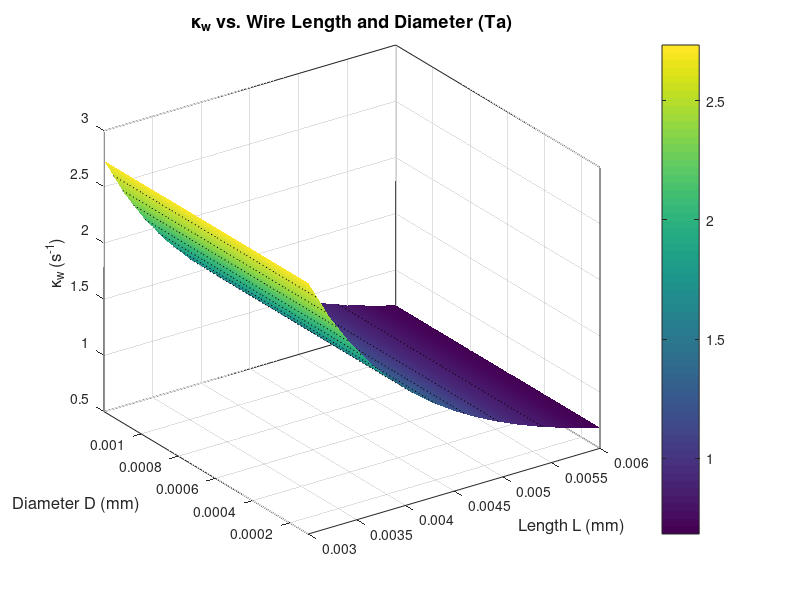
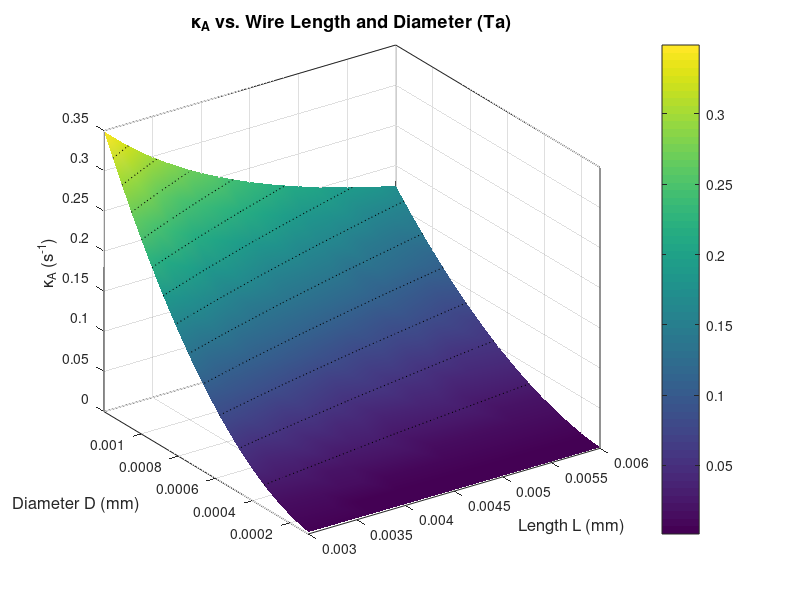

Source code (MATLAB) for these figures, in order: (Note: this script raises an error after producing the figures.)
%% 9/9 - FIG 3 DERIVE (eq 8 visualization as fct of radius and length of wire; add radiative loss later) 
%9/11 - really just replication of doc's calculations, adjustable wire
%dimensions

molarheatcap_Ta = 25.36; %J/mol K 
atomicmass_Ta = 180.947; %g/mol
length_wire = 0.005; %m, original 0.005 
diameter_wire = 0.0006; %m, original 0.0006
area_wire = pi() * (diameter_wire/2)^2; %2.8 * 10^-7 m^2 

conduct_Ta = 57.5; %W/ m*K
conduct_wire = conduct_Ta * (area_wire/length_wire); %W/K, ~3.3 x 10^-3

density_Ta = 16.678; %g/cm^3
mass_wire = density_Ta * length_wire * area_wire * 10^6;
heatcap_wire = (mass_wire / atomicmass_Ta) * molarheatcap_Ta; 


kapp_w = conduct_wire/heatcap_wire;

%% 9/18 - 3D PLOT OF KAPP_W 

length_wireSPAN = linspace(3/1000, 6/1000, 15);    % wire length [m]
diameter_wireSPAN = linspace(0.1/1000,1.2/1000, 15); % wire diameter [m]
%diameter_wireSPAN = 0.0006;
[length_wireSPAN, diameter_wireSPAN] = meshgrid(length_wireSPAN, diameter_wireSPAN);
area_wireSPAN = pi*(diameter_wireSPAN/2).^2;                 % m^2 cross-sectional area

conduct_wireSPAN = conduct_Ta .* (area_wireSPAN ./ length_wireSPAN);                   % W/K
mass_wireSPAN  = density_Ta .* (length_wireSPAN .* area_wireSPAN) .* 1e6;            % g  (m^3 -> cm^3)
heatcap_wireSPAN = (mass_wireSPAN ./ atomicmass_Ta) .* molarheatcap_Ta; % J/K

% Inverse time constant
kapp_wSPAN = conduct_wireSPAN ./ heatcap_wireSPAN;                  % 1/s

% --- Plot ---
figure('Color','w');
surf(length_wireSPAN, diameter_wireSPAN, kapp_wSPAN);
shading interp; box on; grid on; hold on;
contour3(length_wireSPAN, diameter_wireSPAN, kapp_wSPAN, 12, 'k:', 'LineWidth', 0.8); % iso-kappa lines

xlabel('Length L (mm)', 'FontSize', 12);
ylabel('Diameter D (mm)', 'FontSize', 12);
zlabel('\kappa_w (s^{-1})', 'FontSize', 12);
title('\kappa_w vs. Wire Length and Diameter (Ta)', 'FontSize', 13);
colorbar; view(-35, 28);

% Optional: show Z on log scale if the L-range is wide
% set(gca,'ZScale','log');

% --- (Optional) sanity check: diameter-independence ---
% For any fixed L, kappa_w should be (numerically) constant vs D.
% rel_range = max(kappa_w) - min(kappa_w) along D, normalized by mean
% rr = max(range(kappa_w,1) ./ mean(kappa_w,1));
% fprintf('Max relative variation along D at fixed L: %.2e\n', rr);


%% 9/18 - KAPP_A

ni_radius = 0.005; %m
ni_thick = 0.0002; %m 
ni_density = 8.9 * 10^3; %kg / m^3
mass_crystal = pi() * ni_radius^2 * ni_thick * ni_density; %1.398 * 10^-4 kg
C_ni = 26.07; %J/mol K
atomicmass_Ni = 58.69; %g/mol
heatcap_crystal = C_ni * (mass_crystal*1000)/atomicmass_Ni; %0.0621 J/K

kapp_a = conduct_wire/heatcap_crystal; %0.052 s^-1

%% 9/18 3D PLOT OF KAPP_A
% Inverse time constant
kapp_ASPAN = conduct_wireSPAN ./ heatcap_crystal;                  % 1/s

% --- Plot ---
figure('Color','w');
surf(length_wireSPAN, diameter_wireSPAN, kapp_ASPAN);
shading interp; box on; grid on; hold on;
contour3(length_wireSPAN, diameter_wireSPAN, kapp_ASPAN, 12, 'k:', 'LineWidth', 0.8); % iso-kappa lines

xlabel('Length L (mm)', 'FontSize', 12);
ylabel('Diameter D (mm)', 'FontSize', 12);
zlabel('\kappa_A (s^{-1})', 'FontSize', 12);
title('\kappa_A vs. Wire Length and Diameter (Ta)', 'FontSize', 13);
colorbar; view(-35, 28);



%% SEPT04 RE-DERIVATION OF SECT 3, GIVES FIG 3 

R_gas = 8.314; % J/mol K
T_b = 80; %cooling block temp, K 
%kap_a = 0.049; % k / m_a * c_a, slow inverse time constant, s^-1 
kap_a = kapp_a; % SLOW INVERSE TIME CONSTANT CALCULATED FROM WIRE DIMENSIONS
kap_w = kapp_w; %kappa_w derived from dimensions as opposed to fit
%kap_w = 0.81; % k / m_w * c_w, fast inverse time constant, s^-1 GIVEN 




% GEOMETRY MOD, DISPLACING RHO = 1900 INDEPENDENT OF WIRE DIAMETER
rho_elec_Ta  = 2.2e-7;           % ohm * m (for Ta @ 300K) 1.38 
R     = rho_elec_Ta * length_wire / area_wire;  % ohm 
I_max = 40;                 
rho   = (I_max^2 * R) / heatcap_wire;    % K/s when input=1



%rho = 1900; % GIVEN 'effective wire resistivity for rapid heating, i_max^2 * R / m_w * c_w
fprintf('kappa_w / rho = %4e \n', kap_w/rho);

% time and input
t_on   = 2.0;            % s   heating pulse length
t_end  = 8.0;            % s   simulation horizon
I = @(t) (t < t_on);     % **scaled** current: 1 while on, 0 after


% ODE:  y(1)=T_w (wire), y(2)=T_a (adsorbent/crystal)
odefun = @(t,y) [ ...
    rho*I(t) - kap_w*(y(1) - y(2)) - kap_w*(y(1) - T_b) ;  % dT_w/dt
    kap_a*(y(1) - y(2))                                    % dT_a/dt
];

figure(2);
hold on;

y0 = [200; 200];                 % K  initial wire & crystal temps
opts = odeset('RelTol',1e-9,'AbsTol',1e-9);
[t,y] = ode45(odefun,[0 t_end],y0,opts);
T_w = y(:,1);
T_a = y(:,2);
tI  = linspace(0, t_end, 800);
ItI = arrayfun(I, tI); 
tiledlayout(3,1);  % 1) current, 2) T_wire, 3) T_crystal

% 1) current vs time
nexttile;
stairs(tI, ItI, 'LineWidth', 1.8);
ylim([-0.05 1.05]);
xlabel('time (s)'); ylabel('I(t) (scaled)');
title('Current command'); grid on;

nexttile;
plot(t,T_w,'LineWidth',1.8);
xlabel('time (s)'); ylabel('T_{wire} (K)');
title('T_{wire}(t)'); grid on;

nexttile;
plot(t,T_a,'LineWidth',1.8);
xlabel('time (s)'); ylabel('T_{Ni} (K)');
title('T_{Ni}(t)'); grid on;
hold off;

% (Optional) overlay the input to sanity-check the timing:
% figure; plot(t, arrayfun(I,t)); ylim([-0.1 1.1]); title('Scaled current I(t)');

t_NOLOSS = t;

% ^ CURRENT IS SCALED AS (CURRENT_ACTUAL/CURRENT_MAX)^2

%% 9/16 - OVERLAYING CRYSTAL TEMP VS TIME AND DIAMETER AND ALL 

figure(4);
hold on;
plot(t, T_a, 'LineWidth', 2, ...
     'DisplayName', sprintf('Length = %.2e, Diameter = %.2e', length_wire, diameter_wire));
xlabel('time (s)');
ylabel('T_{Ni} (K)');
title('T_{Ni}(t)');
grid on;
legend show;



%% 9/18 3D PLOT OF MAX RATES 


RSPAN   = rho_elec_Ta .* (length_wireSPAN ./ area_wireSPAN);   % ohm
rhoSPAN = (I_max.^2 .* RSPAN) ./ heatcap_wireSPAN;             % K/s (u=1)

% --- Loop over grid using rhoSPAN values ---
u = @(t) double(t < t_on);

max_dTa = zeros(size(kapp_ASPAN));
for j = 1:numel(kapp_ASPAN)
    kw  = kapp_wSPAN(j);
    ka  = kapp_ASPAN(j);
    rho = rhoSPAN(j);   % geometry-dependent rho

    odefun_j = @(t,y) [ ...
        rho*u(t) - kw*(y(1)-y(2)) - kw*(y(1)-T_b);  % dT_w/dt
        ka*(y(1)-y(2))                               % dT_a/dt
    ];

    [t, y] = ode45(odefun_j, [0 t_end], y0, opts);
    dTa = ka .* (y(:,1) - y(:,2));
    max_dTa(j) = max(dTa);
end

% --- Plot ---
figure('Color','w');
surf(length_wireSPAN*1e3, diameter_wireSPAN*1e3, max_dTa);
shading interp; box on; grid on; hold on;
contour3(length_wireSPAN*1e3, diameter_wireSPAN*1e3, max_dTa, 12, 'k:', 'LineWidth', 0.7);
xlabel('Wire Length (mm)'); ylabel('Wire Diameter (mm)'); zlabel('max dT_{Ni}/dt (K/s)');
title('Max crystal heating rate vs. wire length & diameter (geom. \rho)');
colorbar; view(-35, 28);

%% 9/19 - RADIATIVE LOSS TEST, 2D 
length_wire = 0.01;
diameter_wire = 0.0005;
area_wire = (diameter_wire/2)^2 * pi();

% SEPT04 RE-DERIVATION OF SECT 3, GIVES FIG 3 

R_gas = 8.314; % J/mol K
T_b = 80; %cooling block temp, K 
%kap_a = 0.049; % k / m_a * c_a, slow inverse time constant, s^-1 
kap_a = kapp_a; % SLOW INVERSE TIME CONSTANT CALCULATED FROM WIRE DIMENSIONS
kap_w = kapp_w; %kappa_w derived from dimensions as opposed to fit
%kap_w = 0.81; % k / m_w * c_w, fast inverse time constant, s^-1 GIVEN 

% GEOMETRY MOD, DISPLACING RHO = 1900 INDEPENDENT OF WIRE DIAMETER
rho_elec_Ta  = 2.2e-7;                 % ohm*m (Ta @ ~300 K) DOC ORIGINAL 2.2 * 10^-7
R     = rho_elec_Ta * length_wire / area_wire;   % ohm 
I_max = 40;                 
rho   = (I_max^2 * R) / heatcap_wire;            % K/s when input=1

% ^ CURRENT IS SCALED AS (CURRENT_ACTUAL/CURRENT_MAX)^2
fprintf('kappa_w / rho = %4e \n', kap_w/rho);

% time and input
t_on   = 2.0;            % s   heating pulse length
t_end  = 8.0;            % s   simulation horizon
I = @(t) (t < t_on);     % **scaled** current: 1 while on, 0 after

% ---------- Radiative loss (wire + crystal) ----------
sigma = 5.670374419e-8;  % W/m^2/K^4
T_env = 300;             % K, chamber/walls
eps_w = 0.30;            % wire emissivity (Ta, hot/oxidized ~0.2–0.4)
eps_a = 0.15;            % crystal emissivity (Ni, finish-dependent)

% Crystal area (disk: two faces + rim)
A_crys = 2*pi*ni_radius^2 + 2*pi*ni_radius*ni_thick; % m^2
% Wire lateral area using only length_wire & area_wire:
% D = 2*sqrt(area/pi) => A_wire = circumference*L = pi*D*L = 2*sqrt(pi*area)*L
A_wire = 2*sqrt(pi*area_wire)*length_wire;           % m^2
% -----------------------------------------------------

% ODE:  y(1)=T_w (wire), y(2)=T_a (adsorbent/crystal)
odefun = @(t,y) [ ...
    rho*I(t) ...
  - kap_w*(y(1) - y(2)) - kap_w*(y(1) - T_b) ...
  - eps_w*sigma*A_wire * ( y(1).^4 - T_env^4 ) / heatcap_wire ;          % wire radiation
    kap_a*(y(1) - y(2)) ...
  - eps_a*sigma*A_crys * ( y(2).^4 - T_env^4 ) / heatcap_crystal         % crystal radiation
];

figure(2);
hold on;

y0 = [200; 200];                 % K  initial wire & crystal temps
opts = odeset('RelTol',1e-9,'AbsTol',1e-9);
[t_LOSS,y] = ode45(odefun,[0 t_end],y0,opts);
T_w_LOSS = y(:,1);
T_a_LOSS = y(:,2);
tI  = linspace(0, t_end, 800);
ItI = arrayfun(I, tI); 
tiledlayout(3,1);  % 1) current, 2) T_wire, 3) T_crystal

% 1) current vs time
nexttile;
stairs(tI, ItI, 'LineWidth', 1.8);
ylim([-0.05 1.05]);
xlabel('time (s)'); ylabel('I(t) (scaled)');
title('Current command'); grid on;

nexttile;
plot(t_LOSS,T_w_LOSS,'LineWidth',1.8);
xlabel('time (s)'); ylabel('T_{wire} (K)');
title('T_{wire}(t)'); grid on;

nexttile;
plot(t_LOSS,T_a_LOSS,'LineWidth',1.8);
xlabel('time (s)'); ylabel('T_{Ni} (K)');
title('T_{Ni}(t)'); grid on;
hold off;

figure(3); hold on;
plot(t_LOSS, T_a_LOSS);



%% 9/19 - MULTIPLE WIRES + RADIATIVE LOSS TEST, 2D
% WORKS - Ta's actual resistivity + considering multiple wires WRT 6a, 6b
% check out with Fig 3 

n_wires = 4;  % set number of identical wires in parallel

% Electrical: R_total = R_single / n, Heat capacity: Cw_total = n * Cw_single
rho_elec_Ta  = 1.38e-7;                              % ohm*m (Ta @ ~300 K)
R_single     = rho_elec_Ta * length_wire / area_wire;
R_total      = R_single;

I_max_total  = 40 /  (n_wires/2);                                  % total available current (A)
Cw_total     =  heatcap_wire;

% Heating parameter with fixed TOTAL current budget:
rho = (I_max_total^2 * R_total) / Cw_total;         % = I_max^2 * R_single / (n^2 * Cw_single)

% Radiative area scales with n (lateral area only, same geometry as before)
A_wire_single = 2*sqrt(pi*area_wire)*length_wire;   % m^2
A_wire_total  = n_wires * A_wire_single;            % m^2

fprintf('n_wires=%d  |  kappa_w/rho = %4e \n', n_wires, kap_w/rho);

% ---- ODE with radiation (wire uses total area & total heat capacity) ----
sigma = 5.670374419e-8;  % W/m^2/K^4
T_env = 300;             % K
eps_w = 0.30;            % Ta wire emissivity
eps_a = 0.15;            % Ni crystal emissivity

A_crys = 2*pi*ni_radius^2 + 2*pi*ni_radius*ni_thick; % m^2

I = @(t) (t < t_on);
%{
odefun = @(t,y) [ ...
    rho*I(t) ...
  - kap_w*(y(1) - y(2)) - kap_w*(y(1) - T_b) ...
  - eps_w*sigma*A_wire_total * ( y(1).^4 - T_env^4 ) / Cw_total ;           % wire radiation (n wires)
    kap_a*(y(1) - y(2)) * n_wires ...
  - eps_a*sigma*A_crys * ( y(2).^4 - T_env^4 ) / heatcap_crystal            % crystal radiation
];
%}

odefun = @(t,y) [ ...
    (R*I(t) * (20 ^2/2)...
  - conduct_wire*(y(1) - y(2)) - conduct_wire*(y(1) - T_b)) / heatcap_wire ...
  - eps_w*sigma*A_wire_total * ( y(1).^4 - T_env^4 ) / Cw_total  ;          % wire radiation (n wires)
    (conduct_wire *(y(1) - y(2)) * n_wires)/ heatcap_crystal ...
  - eps_a*sigma*A_crys * ( y(2).^4 - T_env^4 ) / heatcap_crystal       % crystal radiation
];



% ---- Integrate and plot (unchanged below) ----
figure(4); hold on;
y0 = [200; 200];                 % K
opts = odeset('RelTol',1e-9,'AbsTol',1e-9);
[t,y] = ode45(odefun,[0 t_end],y0,opts);
T_w = y(:,1); T_a = y(:,2);

tI  = linspace(0, t_end, 800);
ItI = arrayfun(I, tI);
tiledlayout(3,1);
nexttile; stairs(tI, ItI, 'LineWidth', 1.8); ylim([-0.05 1.05]);
xlabel('time (s)'); ylabel('I(t) (scaled)'); title('Current command'); grid on;

nexttile; plot(t,T_w,'LineWidth',1.8);
xlabel('time (s)'); ylabel('T_{wire} (K)'); title('T_{wire}(t)'); grid on;

nexttile; plot(t,T_a,'LineWidth',1.8);
xlabel('time (s)'); ylabel('T_{Ni} (K)'); title('T_{Ni}(t)'); grid on; hold off;

%%

T_DIFF_WIRE_REAL = T_w.^4 - 300^4;
plot(t, T_DIFF_WIRE_REAL * eps_w * sigma*A_wire_total);

%% 9/19 RADIATIVE LOSS TEST 3D, ONE WIRE 



RSPAN   = rho_elec_Ta .* (length_wireSPAN ./ area_wireSPAN);   % ohm
rhoSPAN = (I_max.^2 .* RSPAN) ./ heatcap_wireSPAN;             % K/s (u=1)

% --- Loop over grid using rhoSPAN values ---
u = @(t) double(t < t_on);

max_dTa = zeros(size(kapp_ASPAN));
for j = 1:numel(kapp_ASPAN)
    kw  = kapp_wSPAN(j);
    ka  = kapp_ASPAN(j);
    rho = rhoSPAN(j);   % geometry-dependent rho

    odefun_j = @(t,y) [ ...
        rho*u(t) - kw*(y(1)-y(2)) - kw*(y(1)-T_b);  % dT_w/dt
        ka*(y(1)-y(2))                               % dT_a/dt
    ];

    [t, y] = ode45(odefun_j, [0 t_end], y0, opts);
    dTa = ka .* (y(:,1) - y(:,2));
    max_dTa(j) = max(dTa);
end

% --- Plot ---
figure('Color','w');
surf(length_wireSPAN*1e3, diameter_wireSPAN*1e3, max_dTa);
shading interp; box on; grid on; hold on;
contour3(length_wireSPAN*1e3, diameter_wireSPAN*1e3, max_dTa, 12, 'k:', 'LineWidth', 0.7);
xlabel('Wire Length (mm)'); ylabel('Wire Diameter (mm)'); zlabel('max dT_{Ni}/dt (K/s)');
title('Max crystal heating rate vs. wire length & diameter (geom. \rho)');
colorbar; view(-35, 28);

%% POWER TEST

T_w_DIFF4 = (T_w_LOSS .^4 - 200^4) .* diameter_wire * pi() * length_wire * eps_w * sigma;

%T_w_DIFF4 = (T_w_LOSS .^4 - 300^4) .* area_wire * eps_w * sigma;

T_a_DIFF4 = (T_a_LOSS .^ 4 - 200^4) .* A_crys * eps_a * sigma;
